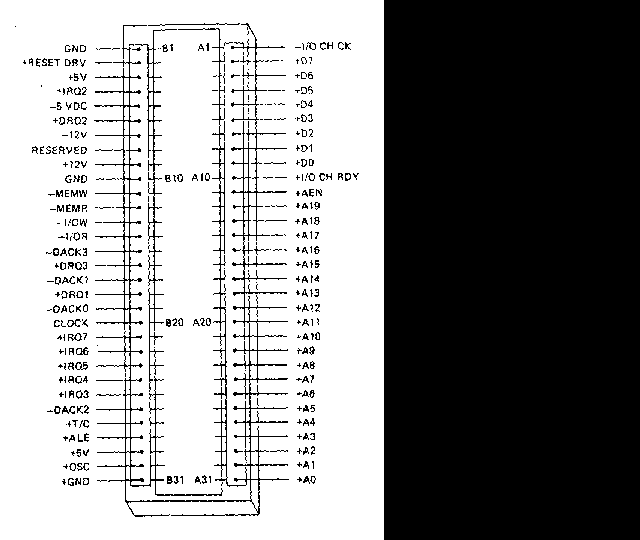
#> input picture isa_bus.gif, 640 x 540 px; its folder holds only this picture in this run
$ python graphicsM.py isa_bus.gif   (Python 2 division)
#> lines starting #> are read from the running program, lines starting #| are printed output that depends on the picture; after the words box and inside, x2 and y2 are one past the last pixel; in counts of white or black regions, pixels touching at a corner belong together
from PIL import Image,ImageSequence
import time,os,sys,io,imageio,serial

countv=0
background=0
img_selected=None
inverted=0
mode=1
dithered=-1

# [64 lines left out: functions conbyte, print_arduino, not called in this run]
    #print len(chr(255)*31320)
    #print serl.write((chr(255)*31320)+'\n')

def scale_image(image,new_width):
    """Resizes an image preserving the aspect ratio.
    """
    (original_width, original_height) = image.size
    aspect_ratio = original_height/float(original_width)
    new_height = int(aspect_ratio * new_width)

    new_image = image.resize((new_width, new_height))
    #print 'Width:',new_width*2,'  Hight:',new_height
    return new_image,new_width,new_height

def convert_to_grayscale(image):
    if dithered!=-1:
        gray = image.convert('L') # convert to black and white
        return gray.point(lambda x: 0 if x<int(dithered) else 255, '1')
    else:
        return image.convert('1')

def convert_image_to_ascii(image, new_width=720):
    global background
    test_width=721
    test_hight=349
    start_width=720
    image_to_convert=image
    while test_hight>348 or test_width>720:
        image = scale_image(image_to_convert,start_width)
        test_width=image[1]
        test_hight=image[2]
        start_width-=1
    image = convert_to_grayscale(image[0]) #convert to black/white
    canvas = Image.new("1", (720, 348), 255*background)
    canvas.paste(image,((720-test_width)/2,(348-test_hight)/2))
    #canvas.show()
    return canvas

def handle_image_conversion():
    global countv, mode
    from PIL import Image
    image_array=[]

    if img_selected==None:
        print 'Warning: no image provided. Creating blank image instead'
        blank_screen = Image.new("1", (720, 348), 255*background)
        if mode==0:
            print_arduino(blank_screen)
            time.sleep(.04)
        elif mode==1:
            file_name = 'temp.gif'
            blank_screen.save(file_name)
            image_array.append(imageio.imread(file_name))
            print 'Saving Image...'
            os.remove(file_name)
            imageio.mimsave('test.gif', image_array)
            print 'Done'
        return

    image = Image.open(img_selected)
#> image is the input picture: PIL image 640x540 P; 55.6% white; 393 black regions (247 under 20 px), largest, box (x1, y1, x2, y2) and area: (384, 0, 640, 540) 138240, (94, 23, 289, 517) 7961, (135, 29, 177, 392) 1131
    frames = [frame.copy() for frame in ImageSequence.Iterator(image)]
#> frames = 1 item
    for im in frames:
        print 'Frame: '+str(frames.index(im)+1)+'/'+str(len(frames))+', '+str(countv)+'\r',
#| Frame: 1/1, 0

        image_graphic = convert_image_to_ascii(im)
#> the loop in convert_image_to_ascii, `while test_hight>348 or test_width>720:` made 308 passes
#> (test_width, test_hight) on passes 1 to 3: (720, 607), (719, 606), (718, 605)
#> pass 1, in scale_image, `new_image = image.resize((new_width, new_height))`:
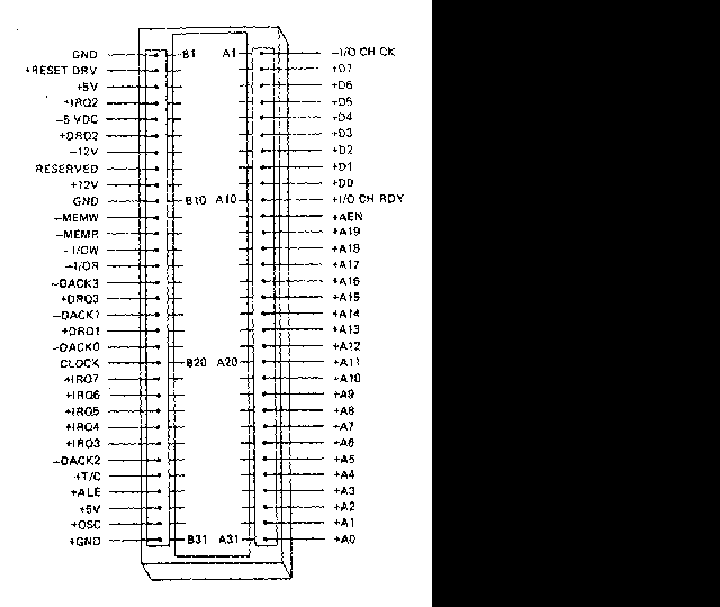
#> new_image: PIL image 720x607 P; 55.6% white; 393 black regions (199 under 20 px), largest, box (x1, y1, x2, y2) and area: (432, 0, 720, 607) 174816, (106, 26, 325, 581) 10422, (152, 33, 199, 441) 1362
#> pass 2, in scale_image (call 2), `new_image = image.resize((new_width, new_height))`:
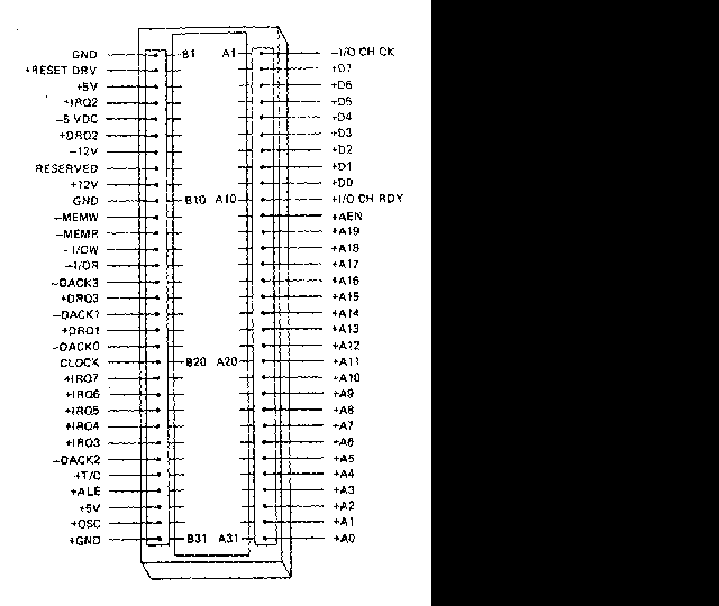
#> new_image: PIL image 719x606 P; 55.6% white; 393 black regions (197 under 20 px), largest, box (x1, y1, x2, y2) and area: (431, 0, 719, 606) 174528, (106, 26, 325, 580) 9803, (152, 33, 199, 440) 1478
#> pass 3, in scale_image (call 3), `new_image = image.resize((new_width, new_height))`:
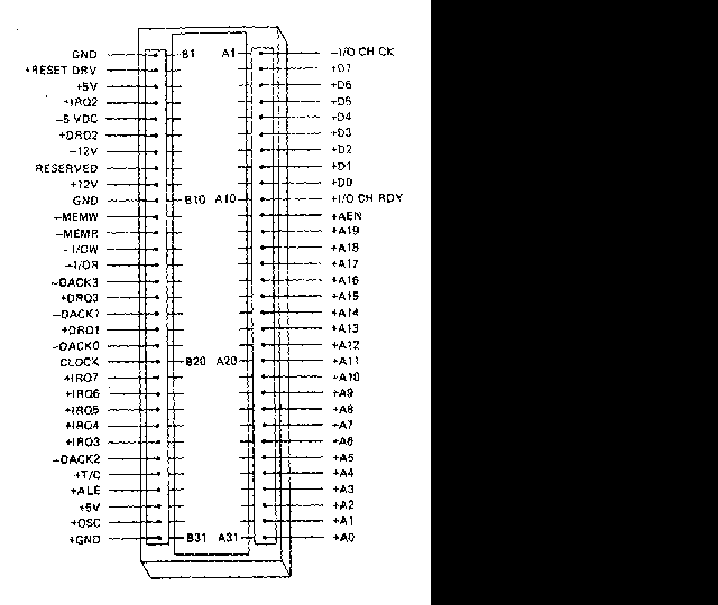
#> new_image: PIL image 718x605 P; 55.7% white; 393 black regions (199 under 20 px), largest, box (x1, y1, x2, y2) and area: (431, 0, 718, 605) 173635, (105, 26, 324, 579) 10036, (151, 32, 199, 439) 1369
#> after the loop in convert_image_to_ascii, `while test_hight>348 or test_width>720:`: start_width = 412
#> in convert_to_grayscale, `return image.convert('1')`:
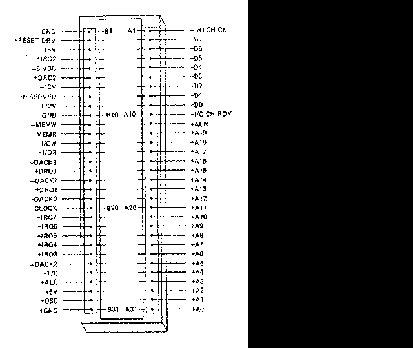
#> returned value: PIL image 413x348 1; 55.7% white; 637 black regions (602 under 20 px), largest, box (x1, y1, x2, y2) and area: (248, 0, 413, 348) 57420, (61, 28, 93, 314) 1002, (81, 258, 186, 333) 551
#> in convert_image_to_ascii, `canvas = Image.new("1", (720, 348), 255*background)`: canvas: PIL image 720x348 1; every value is 0
#> in convert_image_to_ascii, `canvas.paste(image,((720-test_width)/2,(348-test_hight)/2))`:
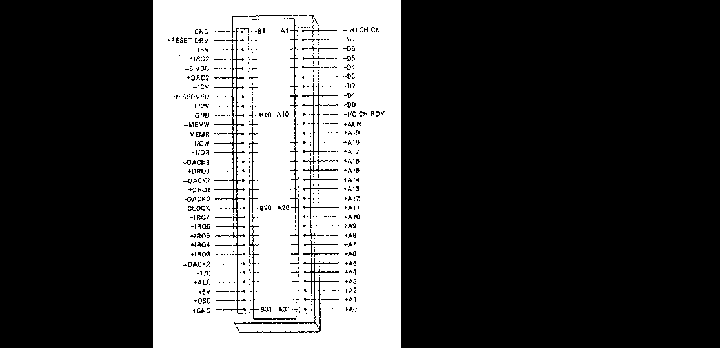
#> canvas: PIL image 720x348 1; 31.9% white; 18 white regions (13 under 20 px), largest, box (x1, y1, x2, y2) and area: (153, 0, 401, 348) 79555, (314, 96, 318, 151) 212, (234, 153, 236, 180) 54, (233, 60, 236, 77) 48, (233, 78, 236, 87) 25
        if mode==0:
            print_arduino(image_graphic)
            time.sleep(.04)
        elif mode==1:
            file_name = 'temp.'+img_selected.split('.')[1]
            image_graphic.save(file_name)
            image_array.append(imageio.imread(file_name))

    if mode==1:
        print '\nSaving Image...'
        os.remove(file_name)
        imageio.mimsave('test.gif', image_array)
        print 'Done'

def handle_arguments():
    global background, img_selected, inverted, dithered, mode
    #sys.argv = ['graphicsw','-B0','-I1','-D123','test.jpg']
    arguments = sys.argv[1:]
    completed_arguments=[]

    if len(arguments)==0:
        print 'Warning: no arguments provided! Type <program> -h for help'
    elif '-h' in arguments:
        return True

    for i in arguments:
        if i[0:2]=='-b' and (i[2:3]=='0' or i[2:3]=='1') and ('b' not in completed_arguments):
            background=int(i[2:3])
            completed_arguments.append('b')

        elif i[0:2]=='-i' and (i[2:3]=='0' or i[2:3]=='1') and ('i' not in completed_arguments):
            inverted=int(i[2:3])
            completed_arguments.append('i')

        elif i[0:2]=='-a' and (i[2:3]=='0' or i[2:3]=='1') and ('a' not in completed_arguments):
            mode=int(i[2:3])
            completed_arguments.append('a')

        elif i[0:2]=='-d' and i[2:].isdigit() and 0<=int(i[2:])<=255 and ('d' not in completed_arguments):
            dithered=int(i[2:])
            completed_arguments.append('d')

        elif 'g' not in completed_arguments:
            img_selected=i
            completed_arguments.append('g')

        else:
            return True
    return False


if __name__=='__main__':
    failed = handle_arguments()
    if not failed:

        if mode==0:
            serl = serial.Serial('COM3', 2000000) # Establish the connection on a specific port
            #time.sleep(2)
            #serl.write(chr(1))
            time.sleep(2)
        #while not mode:
        #    handle_image_conversion(image_file_path,white_limit)
        handle_image_conversion()
        countv+=1
    else:
        print 'format:  graphicsw -a<1/0> -b<1/0> -i<1/0> -d<0-255> <image name>\n'
        print 'a   ....  save option(0=arduino,1=file[DEFAULT])'
        print 'img ....  image selected(blank screen if none provided)'
        print 'i   ....  invert image? (1=invert image, 0=don\'t invert[DEFAULT])'
        print 'b   ....  background colour (0=black[DEFAULT], 1=white)'
        print 'd   ....  dithered? (blank=dither[DEFAULT], else white select with no dither)\n'
        print 'example1: graphicsw -b0 -i1 -d123 test.jpg'
        print 'example2: graphicsw -d80 test23.gif -i0\n'

$ run again, on mda_connections.jpg
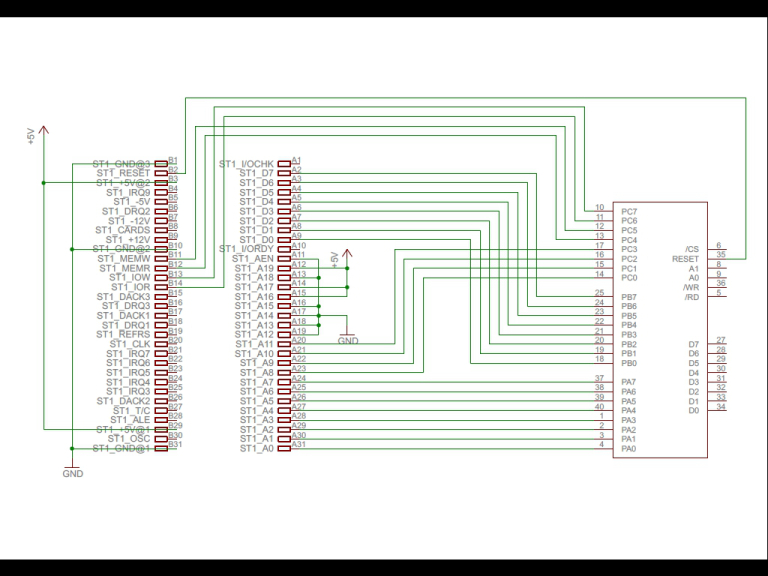
#> input picture mda_connections.jpg, 768 x 576 px
#> in handle_image_conversion, image is the input picture: PIL image 768x576 RGB; mean R, G, B 229.3, 230.7, 228.3
#> frames = 1 item
#| Frame: 1/1, 0
#> the loop in convert_image_to_ascii, `while test_hight>348 or test_width>720:` made 256 passes
#> (test_width, test_hight) on passes 1 to 3: (720, 540), (719, 539), (718, 538)
#> after the loop in convert_image_to_ascii, `while test_hight>348 or test_width>720:`: start_width = 464
#> in convert_to_grayscale, `return image.convert('1')`:
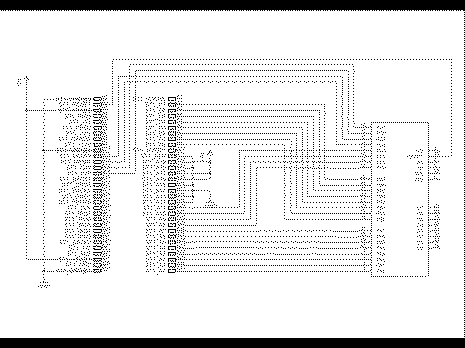
#> returned value: PIL image 465x348 1; 90% white; 5190 black regions (5183 under 20 px), largest, box (x1, y1, x2, y2) and area: (0, 0, 465, 11) 4850, (0, 338, 465, 348) 4650, (93, 165, 103, 170) 20
#> in convert_image_to_ascii, `canvas.paste(image,((720-test_width)/2,(348-test_hight)/2))`:
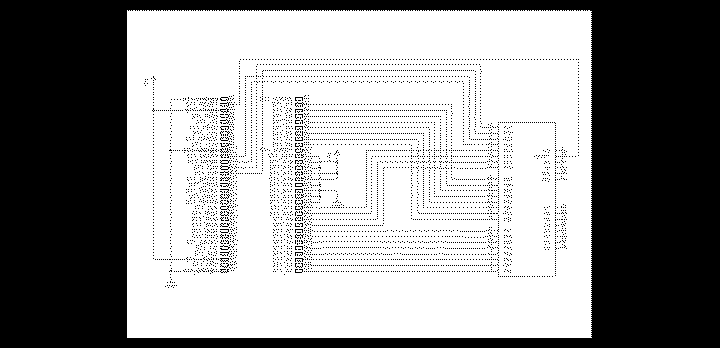
#> canvas: PIL image 720x348 1; 58.1% white; 5026 black regions (5020 under 20 px), largest, box (x1, y1, x2, y2) and area: (0, 0, 720, 348) 98403, (220, 165, 230, 170) 20, (295, 183, 304, 187) 20, (220, 205, 230, 211) 20, (220, 245, 230, 250) 20, (220, 258, 229, 262) 20
